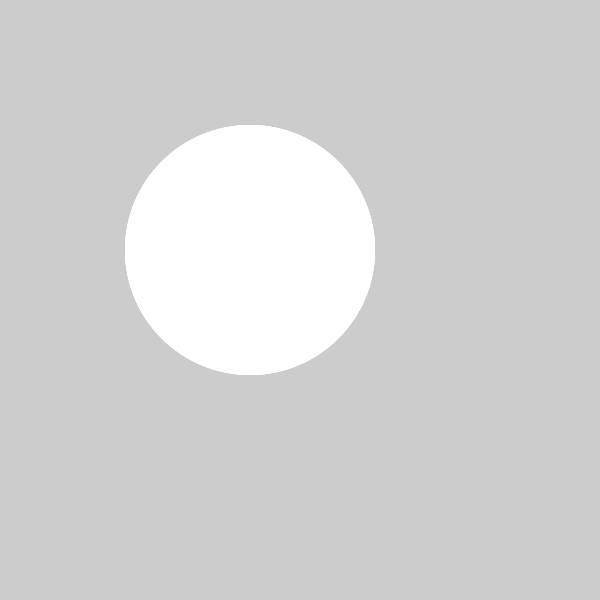
Frame 1 (no input)
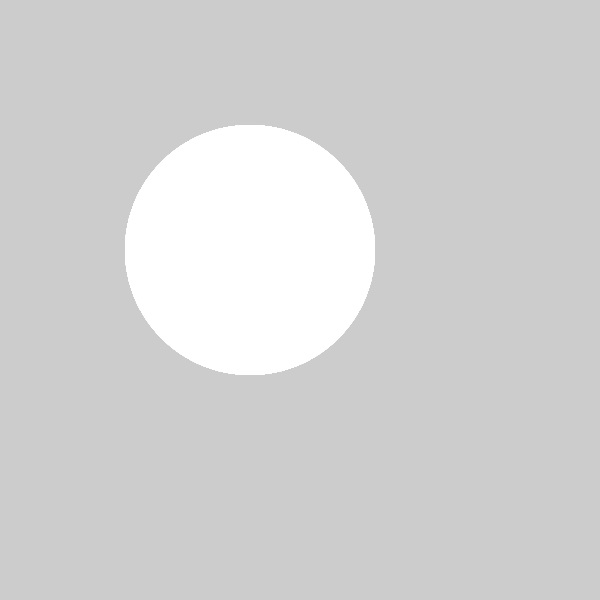
Frame 60 (the mouse pressed at the canvas centre just before this capture)
Frame 120 (the mouse held since frame 60 and released just before this capture): identical to frame 60, image omitted

The Processing sketch that drew these frames (run headless with seeded random() and noise(); from frame 60 on, the mouse is pressed at the canvas centre):

// Processing sketch: bullseye
// ── bullseye.pde

void setup() {
 
  // set the size of your sketch
size(600,600);  
}

void draw() {

  //Starting with the largest ellipse, use a for loop to draw a bullseye with ellipses.
 for (int i = 0; i<4; i++){
   noStroke();
   ellipse(250,250 , 250, 250);
 }
  //Use an if statement and modulo to alternate the color of your rings.
  
  
}
